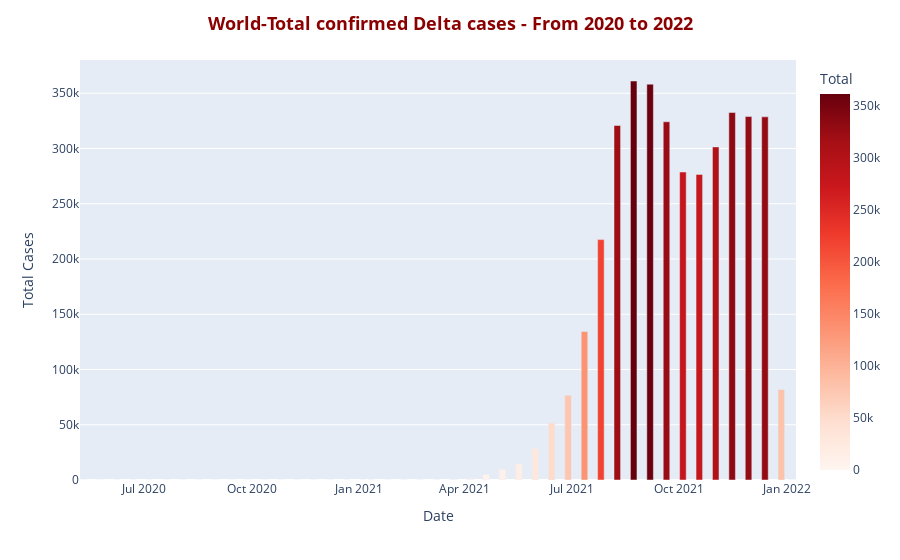

The cell this chart's notebook holds for it:
### Code cell
df_delta_total = df[df['variant'] == 'Delta'].groupby('Date')['Total'].sum().reset_index()

fig = px.bar(df_delta_total,
             x='Date',
             y='Total',
             color='Total',
             color_continuous_scale = 'reds')

fig.update_layout(title = '<b>World-Total confirmed Delta cases - From 2020 to 2022<b>',
                  title_x = 0.5,
                  title_font = dict(size= 18, color = 'DarkRed'),
                  yaxis = dict(title = 'Total Cases'))
fig.show()

### Figure 1 — Plotly figure (JSON) as saved in the notebook; plotly's stock layout.template omitted (floating-point values rounded to 4 significant figures)
{"data": [{"alignmentgroup": "True", "hovertemplate": "Date=%{x}<br>Total=%{marker.color}<extra></extra>", "legendgroup": "", "marker": {"color": [0, 0, 0, 0, 0, 0, 0, 0, 0, 0, 0, 0, 3, 13, 19, 20, 13, 18, 67, 58, 81, 133, 139, 936, 1280, 5105, 9712, 14518, 28481, 51537, 76695, 134426, 217542, 320819, 361094, 358262, 324192, 278709, 276511, 301472, 332572, 328930, 328647, 81869, 227], "coloraxis": "coloraxis", "pattern": {"shape": ""}}, "name": "", "offsetgroup": "", "orientation": "v", "showlegend": false, "textposition": "auto", "type": "bar", "x": ["2020-05-11", "2020-05-25", "2020-06-08", "2020-06-22", "2020-07-06", "2020-07-20", "2020-08-03", "2020-08-17", "2020-08-31", "2020-09-14", "2020-09-28", "2020-10-12", "2020-10-26", "2020-11-09", "2020-11-23", "2020-12-07", "2020-12-21", "2021-01-04", "2021-01-11", "2021-01-25", "2021-02-08", "2021-02-22", "2021-03-08", "2021-03-22", "2021-04-05", "2021-04-19", "2021-05-03", "2021-05-17", "2021-05-31", "2021-06-14", "2021-06-28", "2021-07-12", "2021-07-26", "2021-08-09", "2021-08-23", "2021-09-06", "2021-09-20", "2021-10-04", "2021-10-18", "2021-11-01", "2021-11-15", "2021-11-29", "2021-12-13", "2021-12-27", "2022-01-05"], "xaxis": "x", "y": [0, 0, 0, 0, 0, 0, 0, 0, 0, 0, 0, 0, 3, 13, 19, 20, 13, 18, 67, 58, 81, 133, 139, 936, 1280, 5105, 9712, 14518, 28481, 51537, 76695, 134426, 217542, 320819, 361094, 358262, 324192, 278709, 276511, 301472, 332572, 328930, 328647, 81869, 227], "yaxis": "y"}], "layout": {"barmode": "relative", "coloraxis": {"colorbar": {"title": {"text": "Total"}}, "colorscale": [[0, "rgb(255,245,240)"], [0.125, "rgb(254,224,210)"], [0.25, "rgb(252,187,161)"], [0.375, "rgb(252,146,114)"], [0.5, "rgb(251,106,74)"], [0.625, "rgb(239,59,44)"], [0.75, "rgb(203,24,29)"], [0.875, "rgb(165,15,21)"], [1, "rgb(103,0,13)"]]}, "legend": {"tracegroupgap": 0}, "margin": {"t": 60}, "title": {"font": {"color": "DarkRed", "size": 18}, "text": "<b>World-Total confirmed Delta cases - From 2020 to 2022<b>", "x": 0.5}, "xaxis": {"anchor": "y", "domain": [0, 1], "title": {"text": "Date"}}, "yaxis": {"anchor": "x", "domain": [0, 1], "title": {"text": "Total Cases"}}}}
